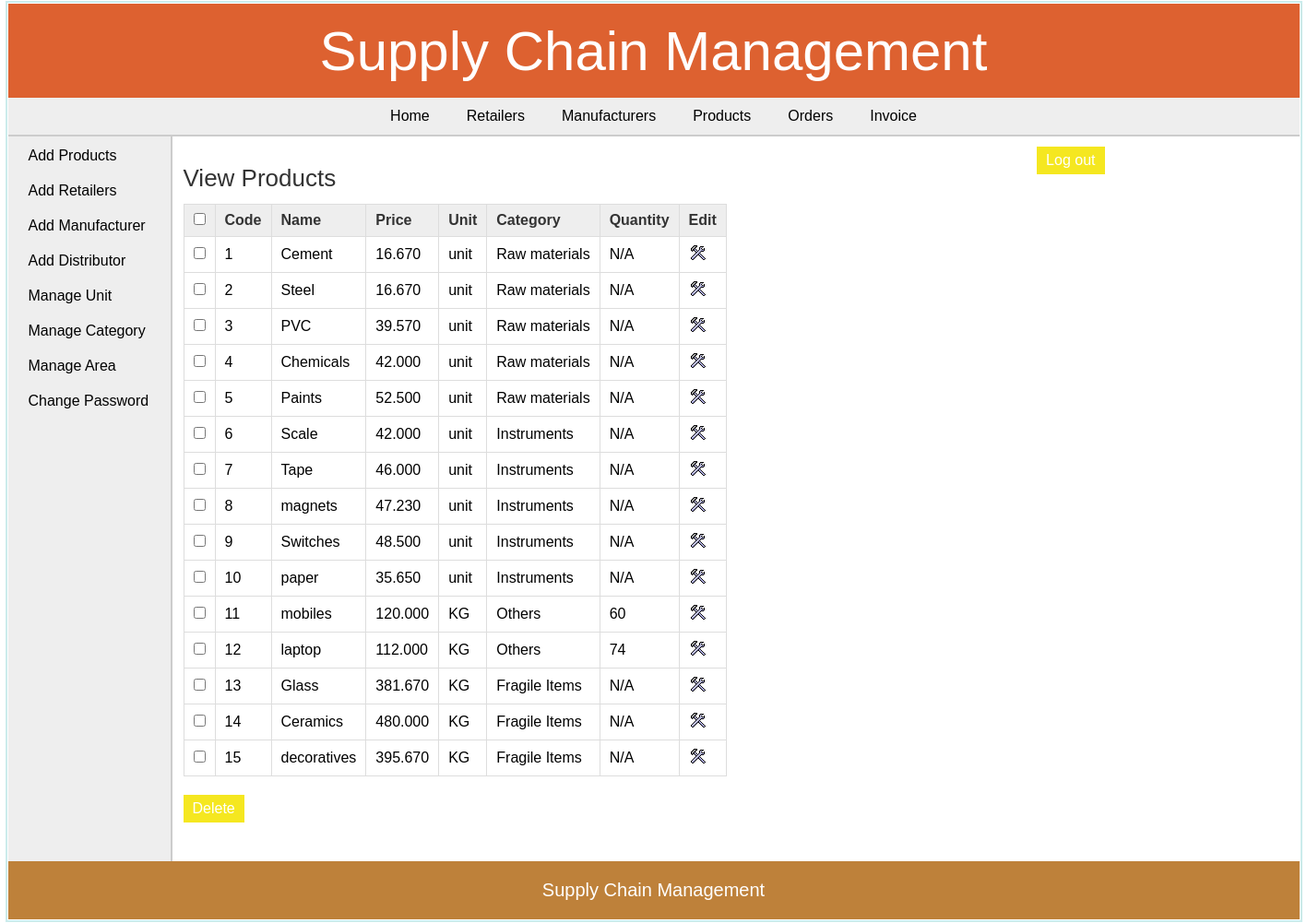
The page /admin/view_products.php (signed in) on the database its author committed.
### tables this page shows
CREATE TABLE `products` (
  `pro_id` int(11) NOT NULL,
  `pro_name` varchar(25) NOT NULL,
  `pro_desc` text DEFAULT NULL,
  `pro_price` decimal(10,3) NOT NULL,
  `unit` int(11) NOT NULL,
  `pro_cat` int(11) NOT NULL,
  `quantity` int(6) DEFAULT NULL
);

CREATE TABLE `unit` (
  `id` int(11) NOT NULL,
  `unit_name` varchar(20) NOT NULL,
  `unit_details` text DEFAULT NULL
);

CREATE TABLE `categories` (
  `cat_id` int(11) NOT NULL,
  `cat_name` varchar(25) NOT NULL,
  `cat_details` text DEFAULT NULL
);

### admin/view_products.php (the view, shortened to what this page needs)
<?php
	include("../includes/config.php");
	if(isset($_SESSION['admin_login'])) {
			$query_selectProducts = "SELECT * FROM products,categories,unit WHERE products.pro_cat=categories.cat_id AND products.unit=unit.id ORDER BY pro_id";
			$result_selectProducts = mysqli_query($con,$query_selectProducts);
		}
		else {
			header('Location:../index.php');
		}
?>
<!DOCTYPE html>
<html>
<head>
	<link rel="stylesheet" href="../includes/main_style.css" >
</head>
<body>
	<?php
		include("../includes/header.inc.php");
		if(isset($_SESSION['admin_login'])){
			include("../includes/nav_admin.inc.php");
			include("../includes/aside_admin.inc.php");
		}
		else if(isset($_SESSION['manufacturer_login'])){
			include("../includes/nav_manufacturer.inc.php");
			include("../includes/aside_manufacturer.inc.php");
		}
	?>
	<section>
		<h1>View Products</h1>
		<form action="" method="POST" class="form">
		<table class="table_displayData">
			<tr>
				<th> <input type="checkbox" onClick="toggle(this)" /> </th>
				<th> Code </th>
				<th> Name </th>
				<th> Price </th>
				<th> Unit </th>
				<th> Category </th>
				<th> Quantity </th>
				<th> Edit </th>
			</tr>
			<?php $i=1; while($row_selectProducts = mysqli_fetch_array($result_selectProducts)) { ?>
			<tr>
				<td> <input type="checkbox" name="chkId[]" value="<?php echo $row_selectProducts['pro_id']; ?>" /> </td>
				<td> <?php echo $row_selectProducts['pro_id']; ?> </td>
				<td> <?php echo $row_selectProducts['pro_name']; ?> </td>
				<td> <?php echo $row_selectProducts['pro_price']; ?> </td>
				<td> <?php echo $row_selectProducts['unit_name']; ?> </td>
				<td> <?php echo $row_selectProducts['cat_name']; ?> </td>
				<td> <?php if($row_selectProducts['quantity'] == NULL){ echo "N/A";} else {echo $row_selectProducts['quantity'];} ?> </td>
				<td> <a href="edit_product.php?id=<?php echo $row_selectProducts['pro_id']; ?>"><img src="../images/edit.png" alt="edit" /></a> </td>
			</tr>
			<?php $i++; } ?>
		</table>
		<input type="submit" value="Delete" class="submit_button"/>
		</form>
	</section>
	<?php
		include("../includes/footer.inc.php");
	?>
</body>
</html>

### includes/header.inc.php
<header> <h1>Supply Chain Management</h1> </header>

### includes/nav_admin.inc.php
<nav>
	<a href="../admin/index.php">Home</a><a href="../admin/view_retailer.php">Retailers</a><a href="../admin/view_manufacturer.php">Manufacturers</a><a href="../admin/view_products.php">Products</a><a href="../admin/view_orders.php">Orders</a><a href="../admin/view_invoice.php">Invoice</a>
</nav>

### includes/aside_admin.inc.php
<table class="table_mainWrapper">
<tr>
<td id="td_aside">
<aside>
	<a href="../admin/add_product.php">Add Products</a><a href="../admin/add_retailer.php">Add Retailers</a><a href="../admin/add_manufacturer.php">Add Manufacturer</a><a href="../admin/add_distributor.php">Add Distributor</a><a href="../admin/view_unit.php">Manage Unit</a><a href="../admin/view_category.php">Manage Category</a><a href="../admin/view_area.php">Manage Area</a><a href="../admin/change_password.php">Change Password</a>
</aside>
</td>
<td id="td_section">
<a href="../logout.php"><input type="button" value="Log out" class="submit_button" style="float:right;margin:10px;"/></a>

### includes/footer.inc.php
</td>
</tr>
</table>
<footer>Supply Chain Management</footer>

### includes/main_style.css (style rules this page uses)
* { font-family: arial,sans-serif; margin:0px; padding:1px; }
body { width:1400px; margin:auto; border:2px solid #cbecec; }
a { text-decoration:none; }
.submit_button { font-size:16px; margin-top:20px; margin-right:20px; padding:6px 10px; background-color:#f5e720; border:none; color:white; }
header { background-color:#dd6130; height:100px; margin:0px auto; }
header h1 { text-align:center; line-height:100px; color:white; font-size:60px; font-weight:normal; }
nav { margin:0px; text-align:center; background-color:#EEEEEE; border-bottom:2px solid #ccc; }
nav a { color:black; display:inline-block; padding:10px 20px; }
.table_mainWrapper { width:1200px; border-spacing:0px; }
#td_aside { background-color:#EEEEEE; vertical-align:top; width:200px; border-right:2px solid #ccc; }
aside a { color:black; display:block; padding:10px 20px; }
#td_section { vertical-align:top; }
section { width:1000px; padding:10px; padding-bottom:40px; }
section h1 { margin-bottom:10px; font-weight:normal; color:#333; font-size: 26px; }
table { border-collapse: collapse; }
.table_displayData td, .table_displayData th { border:1px solid #ddd; padding: 8px 10px; text-align: left; }
.table_displayData th { background-color:#eee; color:#333; }
footer { clear:both; padding:20px; font-size:20px; background-color:#be813a; color:white; text-align:center; }

### rows shown on the page
products: pro_id "1", pro_name "Cement", pro_price "16.670", unit.unit_name "unit", pro_cat.cat_name "Raw materials", shows "N/A"
products: pro_id "2", pro_name "Steel", pro_price "16.670", unit.unit_name "unit", pro_cat.cat_name "Raw materials", shows "N/A"
products: pro_id "3", pro_name "PVC", pro_price "39.570", unit.unit_name "unit", pro_cat.cat_name "Raw materials", shows "N/A"
products: pro_id "4", pro_name "Chemicals", pro_price "42.000", unit.unit_name "unit", pro_cat.cat_name "Raw materials", shows "N/A"
products: pro_id "5", pro_name "Paints", pro_price "52.500", unit.unit_name "unit", pro_cat.cat_name "Raw materials", shows "N/A"
products: pro_id "6", pro_name "Scale", pro_price "42.000", unit.unit_name "unit", pro_cat.cat_name "Instruments", shows "N/A"
products: pro_id "7", pro_name "Tape", pro_price "46.000", unit.unit_name "unit", pro_cat.cat_name "Instruments", shows "N/A"
products: pro_id "8", pro_name "magnets", pro_price "47.230", unit.unit_name "unit", pro_cat.cat_name "Instruments", shows "N/A"
products: pro_id "9", pro_name "Switches", pro_price "48.500", unit.unit_name "unit", pro_cat.cat_name "Instruments", shows "N/A"
products: pro_id "10", pro_name "paper", pro_price "35.650", unit.unit_name "unit", pro_cat.cat_name "Instruments", shows "N/A"
products: pro_id "11", pro_name "mobiles", pro_price "120.000", unit.unit_name "KG", pro_cat.cat_name "Others", quantity "60"
products: pro_id "12", pro_name "laptop", pro_price "112.000", unit.unit_name "KG", pro_cat.cat_name "Others", quantity "74"
products: pro_id "13", pro_name "Glass", pro_price "381.670", unit.unit_name "KG", pro_cat.cat_name "Fragile Items", shows "N/A"
products: pro_id "14", pro_name "Ceramics", pro_price "480.000", unit.unit_name "KG", pro_cat.cat_name "Fragile Items", shows "N/A"
products: pro_id "15", pro_name "decoratives", pro_price "395.670", unit.unit_name "KG", pro_cat.cat_name "Fragile Items", shows "N/A"
